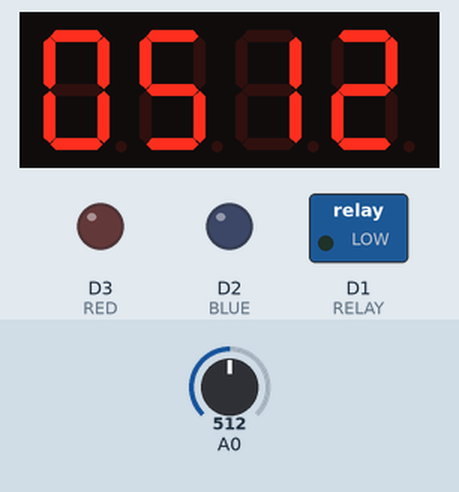
Bench run of a sketch on a simulated ESP8266 (NodeMCU). Shown: 4-digit seven-segment display, switched loads named in the sketch (green lamp = pin HIGH), output pins drawn as LEDs (lit = HIGH). The test bench sets the inputs (shaded band); at power-on: A0 = 512.

Above: at 1.2 s.
1.3 s: A0 set to 164
At 2.6 s:
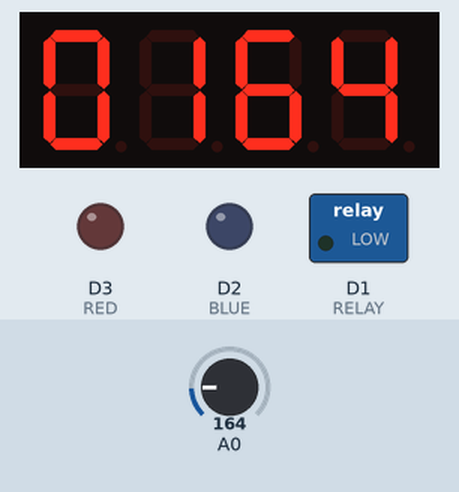
3.0 s: A0 set to 137
At 4.5 s:
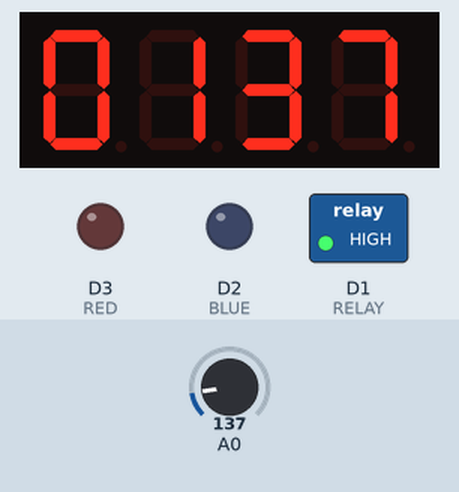
5.5 s: A0 set to 122
At 6.2 s:
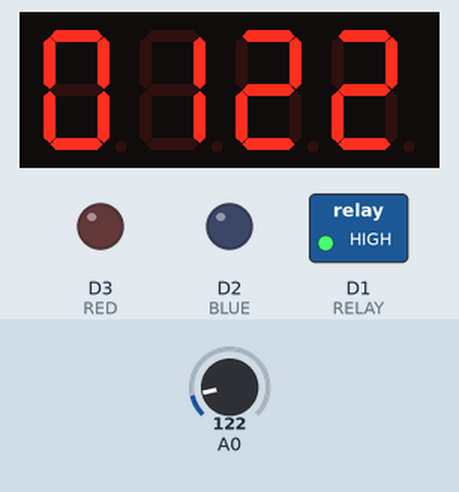
Timing chart, 0 to 8.5 s (numbered marks = the images above; inputs shaded):
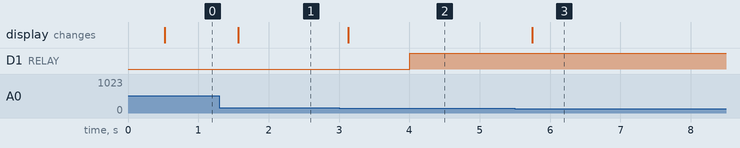

The sketch:

ldr_02.ino
```cpp
#include <ESP8266WiFi.h>
#include <TM1637Display.h>

// Display the LDR read value

#define RELAY D1
#define BLUE D2
#define RED D3

// define the intervals at which things should be checked.
unsigned long check_interval = 0;
unsigned long display_value = 0;

unsigned int ldr_value = 0;

const int CLK = D5; //Set the CLK pin connection to the display
const int DIO = D4; //Set the DIO pin connection to the display

TM1637Display display(CLK, DIO); //set up the 4-Digit Display.

void setup()
{
	pinMode(RELAY, OUTPUT);
	pinMode(BLUE, OUTPUT);
	pinMode(RED, OUTPUT);

	display.setBrightness(0x0a);
	display_value = check_interval = millis();
}

void loop()
{
	ldr_value = analogRead(A0);
	if(millis() - display_value > 500){
		display.showNumberDec(ldr_value, true);
		display_value = millis();
	}

	if(millis() - check_interval > 2000) {
		if(ldr_value < 150) {
			digitalWrite(RELAY, HIGH);
		} else {
			digitalWrite(RELAY, LOW);
		}

		check_interval = millis();
	}
}
```

Measured:
- the behaviour switches between 150 and 149 on A0 (found by bisection; images 1 and 2)
- after the input at 1.3 s, the display: changes after 0.27 s (image 1)
- after the input at 3.0 s, D1 (RELAY): LOW → HIGH after 1.0 s; the display: changes after 0.13 s (image 2)
- after the input at 5.5 s, the display: changes after 0.25 s (image 3)
